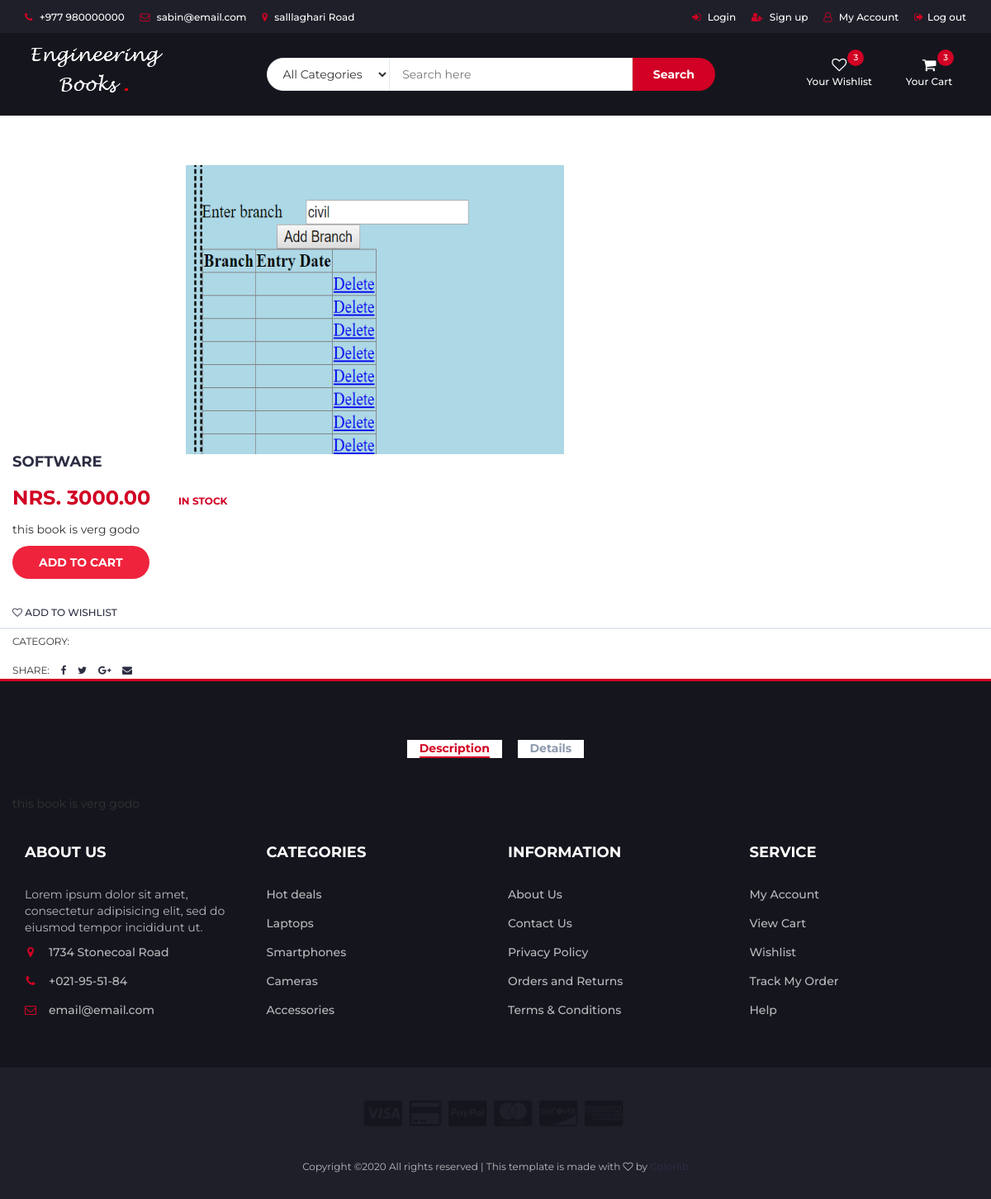
The app's page /detail/software/ with its own data.
### account/models.py (models this page shows, shortened)
class book (models.Model):
    title=models.CharField(max_length=120)
    uploaded_by=models.CharField(max_length=120)
    dateofpublish=models.DateField()
    content=models.TextField()
    slug=models.SlugField(unique=True)
    author=models.CharField(max_length=120)
    published_by=models.CharField(max_length=120)
    image=models.ImageField(upload_to='books',blank=True)
    created=models.DateTimeField(auto_now_add=True)
    updated=models.DateTimeField(auto_now=True)
    price=models.DecimalField(max_digits=10, decimal_places=2)
    def get_add_to_cart(self):
        return reverse("addtocart", kwargs={'slug':self.slug})

### account/views.py (the view)
# urls.py: path('detail/<slug:slug>/',detailview.as_view(), name='book_detail'),
class detailview(DetailView):
    model=book

### templates/account/book_detail.html (shortened to what this page needs)
{% extends 'partials/layout.html' %}
{% block header %}
{% include "partials/header.html" %}
{% endblock header %}
{% block item_section %}
		<div class="section">
			<div class="container">
				<div class="row">
					<div class="col-md-5 col-md-push-2">
						<div id="product-main-img">
							<div class="product-preview">
								<img src="{{ object.image.url }}" height=350>
							</div>
						</div>
					</div>
						</div>
					</div>
					<div class="col-md-5">
						<div class="product-details">
							<h2 class="product-name">{{ object.title }}</h2>
							<div>
								<h3 class="product-price">NRS. {{ object.price }}</h3>
								<span class="product-available">In Stock</span>
							</div>
							<p>{{ object.content }}</p>
							<div class="add-to-cart">
								<a href="{{ object.get_add_to_cart }}">	<button class="add-to-cart-btn"> add to cart</button></a>
							</div>
							<ul class="product-btns">
								<li><a href="#"><i class="fa fa-heart-o"></i> add to wishlist</a></li>
							</ul>
							<ul class="product-links">
								<li>Category:</li>
							</ul>
							<ul class="product-links">
								<li>Share:</li>
								<li><a href="#"><i class="fa fa-facebook"></i></a></li>
								<li><a href="#"><i class="fa fa-twitter"></i></a></li>
								<li><a href="#"><i class="fa fa-google-plus"></i></a></li>
								<li><a href="#"><i class="fa fa-envelope"></i></a></li>
							</ul>
						</div>
					</div>
					<div class="col-md-12">
						<div id="product-tab">
							<ul class="tab-nav">
								<li class="active"><a data-toggle="tab" href="#tab1">Description</a></li>
								<li><a data-toggle="tab" href="#tab2">Details</a></li>
							</ul>
							<div class="tab-content">
								<div id="tab1" class="tab-pane fade in active">
									<div class="row">
										<div class="col-md-12">
											<p>{{ object.content }}</p>
										</div>
									</div>
								</div>
							</div>
						</div>
					</div>
				</div>
			</div>
{% endblock item_section %}
{% block footer %}
{% include "partials/footer.html" %}
{% endblock footer %}

### static/css/style.css (style rules this page uses)
body { font-family: "Montserrat", sans-serif; font-weight: 400; color: #333; }
h1, h2, h3, h4, h5, h6 { color: #2b2d42; font-weight: 700; margin: 0 0 10px; }
a { color: #2b2d42; font-weight: 500; -webkit-transition: 0.2s color; transition: 0.2s color; }
ul, ol { margin: 0; padding: 0; list-style: none; }
.section { padding-top: 30px; padding-bottom: 30px; }
.product-preview img { width: 100%; }
.product-details .product-name { text-transform: uppercase; font-size: 18px; }
.product-details .product-price { display: inline-block; font-size: 24px; margin-top: 10px; margin-bottom: 15px; color: #d10024; }
.product-details .product-available { font-size: 12px; text-transform: uppercase; font-weight: 700; margin-left: 30px; color: #d10024; }
.product-details .add-to-cart { margin-bottom: 30px; }
.product-details .add-to-cart .add-to-cart-btn { position: relative; border: 2px solid transparent; height: 40px; padding: 0 30px; background-color: #ef233c; color: #fff; text-transform: uppercase; font-weight: 700; border-radius: 40px; -webkit-transition: 0.2s all; transition: 0.2s all; }
.product-details .product-btns li { display: inline-block; text-transform: uppercase; font-size: 12px; }
.product-details .product-links { margin-top: 15px; }
.product-details .product-links li { display: inline-block; text-transform: uppercase; font-size: 12px; }
.product-details .product-links li + li { margin-left: 10px; }
#product-tab { margin-top: 60px; }
#product-tab .tab-nav { position: relative; text-align: center; padding: 15px 0px; margin-bottom: 30px; }
#product-tab .tab-nav:after { content: ""; position: absolute; left: 0; right: 0; top: 50%; height: 1px; background-color: #e4e7ed; z-index: -1; }
#product-tab .tab-nav li { display: inline-block; background: #fff; padding: 0px 15px; }
#product-tab .tab-nav li + li { margin-left: 15px; }
#product-tab .tab-nav li a { display: block; font-weight: 700; color: #8d99ae; }
#product-tab .tab-nav li.active a { color: #d10024; }
#product-tab .tab-nav li a:after { content: ""; display: block; width: 0%; height: 2px; background-color: #d10024; -webkit-transition: 0.2s all; transition: 0.2s all; }
#product-tab .tab-nav li a:hover:after, #product-tab .tab-nav li a:focus:after, #product-tab .tab-nav li.active a:after { width: 100%; }

### records on screen
book: image (picture), title "SOFTWARE", price "3000.00", content "this book is verg godo"
